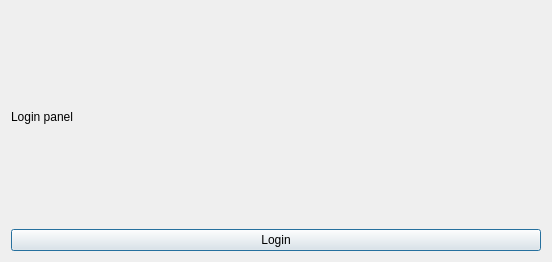
<?xml version="1.0" encoding="UTF-8"?>
<ui version="4.0">
 <class>Dialog</class>
 <widget class="QDialog" name="Dialog">
  <property name="geometry">
   <rect>
    <x>0</x>
    <y>0</y>
    <width>552</width>
    <height>262</height>
   </rect>
  </property>
  <property name="windowTitle">
   <string>Dialog</string>
  </property>
  <layout class="QVBoxLayout" name="verticalLayout">
   <item>
    <widget class="QLabel" name="label">
     <property name="text">
      <string>Login panel</string>
     </property>
    </widget>
   </item>
   <item>
    <widget class="QPushButton" name="pushButton">
     <property name="text">
      <string>Login</string>
     </property>
    </widget>
   </item>
  </layout>
 </widget>
 <resources/>
 <connections/>
</ui>
